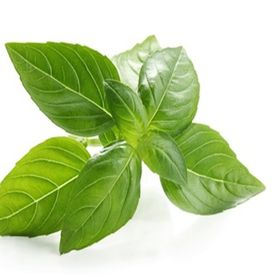
#> input picture Images/001.jpg, 280 x 280 px, found by its file name
$ jupyter execute ip_thresholding.ipynb   (shell and % lines are left out)
#> lines starting #> are read from the running program, lines starting #| are printed output that depends on the picture; after the words box and inside, x2 and y2 are one past the last pixel; in counts of white or black regions, pixels touching at a corner belong together
<a href="https://colab.research.google.com/github/kilaspintas/ai_project/blob/master/image_fundamental/ip_thresholding.ipynb" target="_parent"></a>

[cell 1]
# import the necessary packages
import matplotlib.pyplot as plt
import cv2

[cell 2]
def plt_imshow(title, image):
    # convert the image frame BGR to RGB color space and display it
    if len(image.shape) == 3:
        image = cv2.cvtColor(image, cv2.COLOR_BGR2RGB)
    plt.imshow(image)
    plt.title(title)
    plt.grid(False)
    plt.show()

[cell 3]
# # construct the argument parser and parse the arguments
# ap = argparse.ArgumentParser()
# ap.add_argument("-i", "--image", type=str, required=True,
# 	help="path to input image")
# args = vars(ap.parse_args())

# since we are using Jupyter Notebooks we can replace our argument
# parsing code with *hard coded* arguments and values
args = {
    "image": "001.jpg"
}

[cell 4]
# load the image and display it
image = cv2.imread(args["image"])
#> image is the input picture: shape (280, 280, 3); mean B, G, R 163.4, 211.2, 193.5
plt_imshow("Image", image)

[cell 5]
# convert the image to grayscale and blur it slightly
gray = cv2.cvtColor(image, cv2.COLOR_BGR2GRAY)
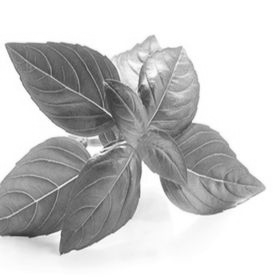
#> gray: shape (280, 280); min 49, max 255, mean 200.5
blurred = cv2.GaussianBlur(gray, (7, 7), 0)
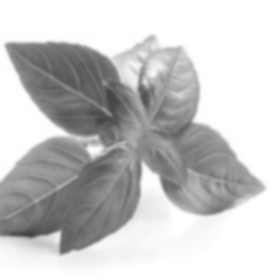
#> blurred: shape (280, 280); min 66, max 255, mean 200.5

[cell 6]
# apply basic thresholding -- the first parameter is the image
# we want to threshold, the second value is is our threshold
# check; if a pixel value is greater than our threshold (in this
# case, 200), we set it to be *black, otherwise it is *white*
(T, threshInv) = cv2.threshold(blurred, 200, 255,
	cv2.THRESH_BINARY_INV)
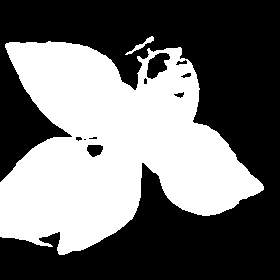
#> threshInv: shape (280, 280); 42.8% white; 2 white regions, box (x1, y1, x2, y2) and area: (0, 41, 264, 255) 33468, (125, 36, 154, 55) 117
plt_imshow("Threshold Binary Inverse", threshInv)

[cell 7]
# using normal thresholding (rather than inverse thresholding)
(T, thresh) = cv2.threshold(blurred, 200, 255, cv2.THRESH_BINARY)
plt_imshow("Threshold Binary", thresh)

[cell 8]
# visualize only the masked regions in the image
masked = cv2.bitwise_and(image, image, mask=threshInv)
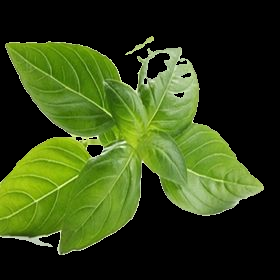
#> masked: shape (280, 280, 3); mean B, G, R 21.7, 67.3, 50.4
plt_imshow("Output", masked)

Implementing Otsu thresholding with OpenCV

[cell 9]
# apply Otsu's automatic thresholding which automatically determines
# the best threshold value
(T, threshInv) = cv2.threshold(blurred, 0, 255,
	cv2.THRESH_BINARY_INV | cv2.THRESH_OTSU)
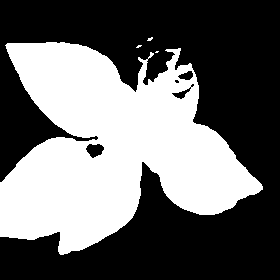
#> threshInv: shape (280, 280); 41.4% white; 4 white regions (3 under 20 px), largest, box (x1, y1, x2, y2) and area: (0, 42, 263, 255) 32462
#> T = 190
plt_imshow("Threshold", threshInv)
print("[INFO] otsu's thresholding value: {}".format(T))
#| [INFO] otsu's thresholding value: 190.0

[cell 10]
# visualize only the masked regions in the image
masked = cv2.bitwise_and(image, image, mask=threshInv)
plt_imshow("Output", masked)
